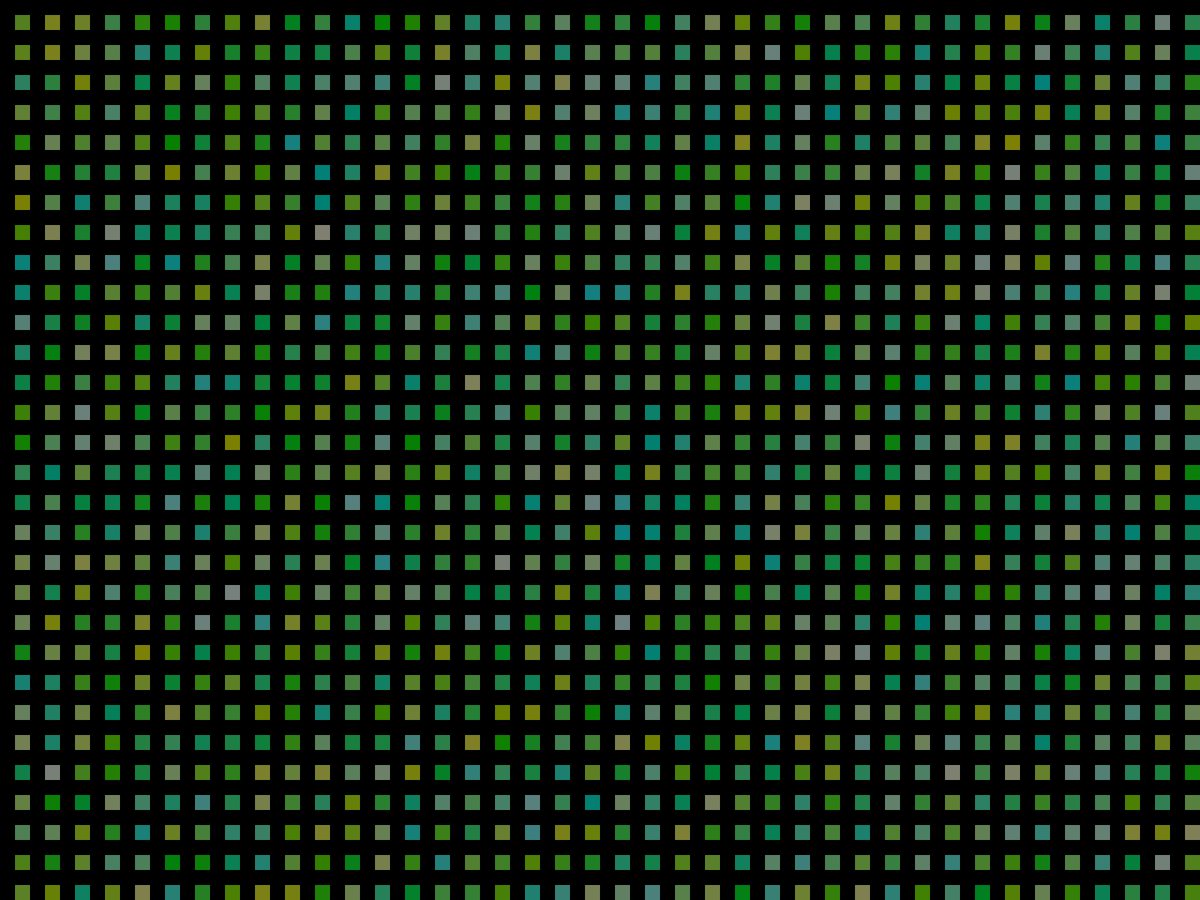
Frame 1 (no input)
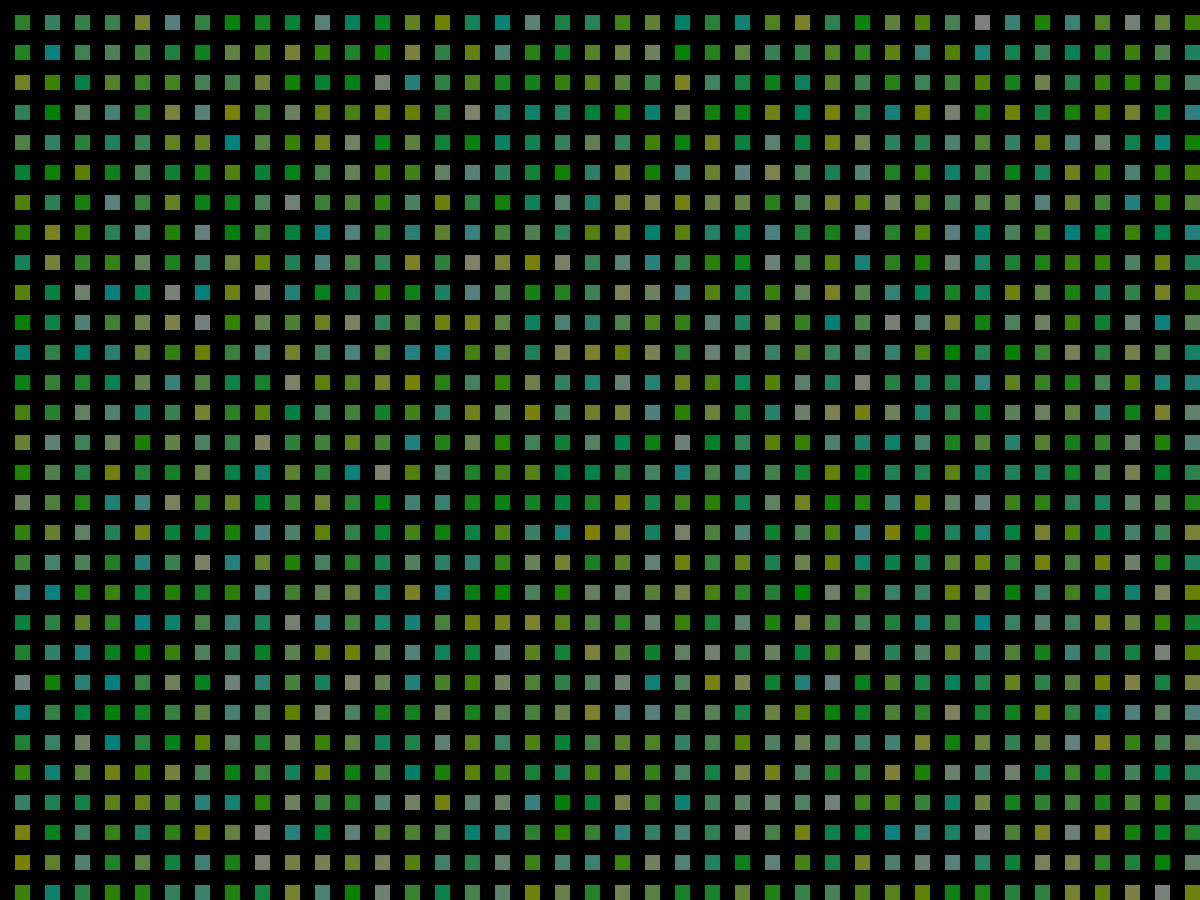
Frame 60 (the mouse pressed at the canvas centre just before this capture)
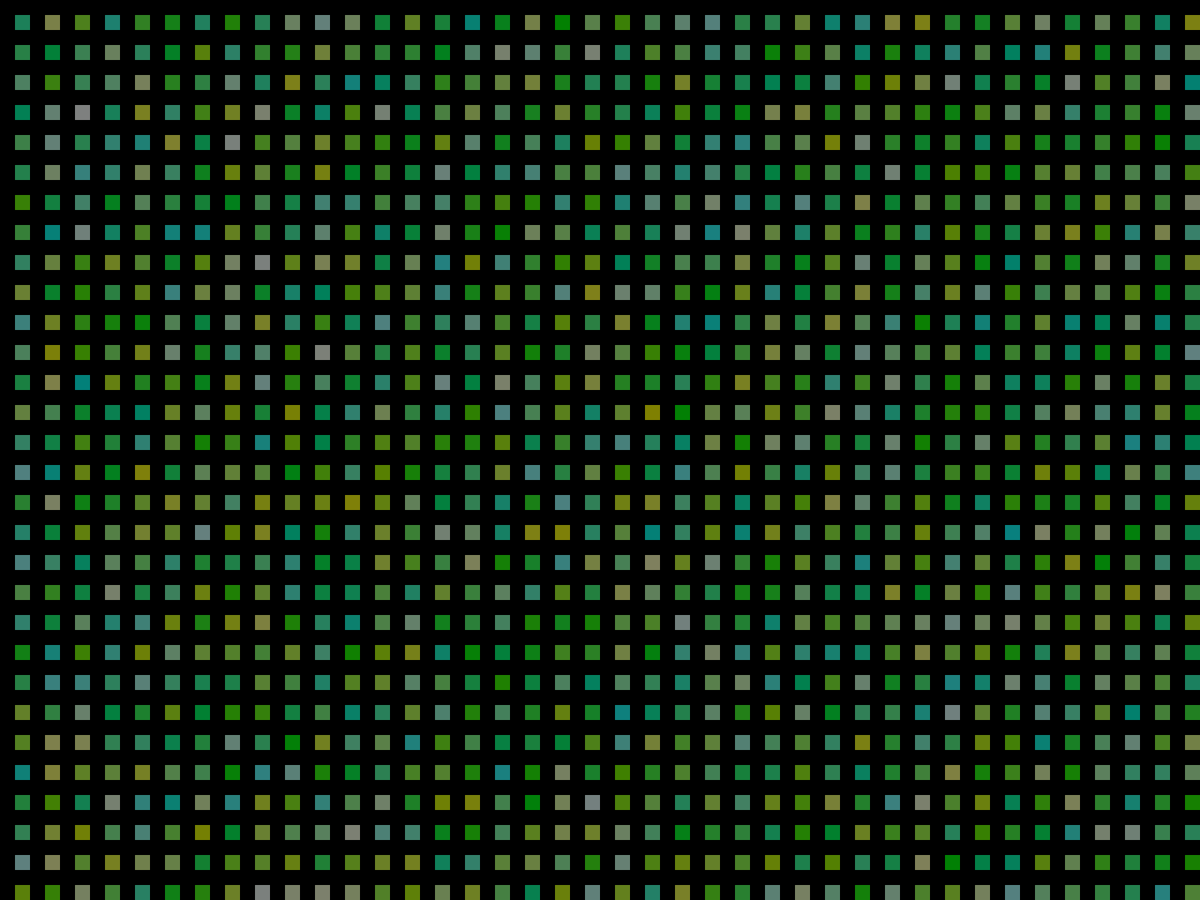
Frame 120 (the mouse held since frame 60 and released just before this capture)

The Processing sketch that drew these frames (run headless with seeded random() and noise(); from frame 60 on, the mouse is pressed at the canvas centre):

// Processing sketch: spazzy_bricks
// ── spazzy_bricks.pde
void setup()
{
  fullScreen(2);
  noStroke();
}

int w = 20;
int h = 20;
int color_ind = 0;

void draw()
{
  background(0);
  while(h < height)
  {
    while(w < width)
    {
      if (color_ind == 1) {
        translate(random(-.1,.1), random(-.1,.1));
      }
      fill(random(255), 255, random(255), 128);
      rect(w, h, 20, 20);
      w = w+40;
    }
    w = 20;
    h = h+40;
  }
  w = 20;
  h = 20;
}

void keyReleased() {
  if (key == 'P') {
    if (color_ind == 1) {
      color_ind = 0;
    }
    else color_ind = 1;
  }
}
